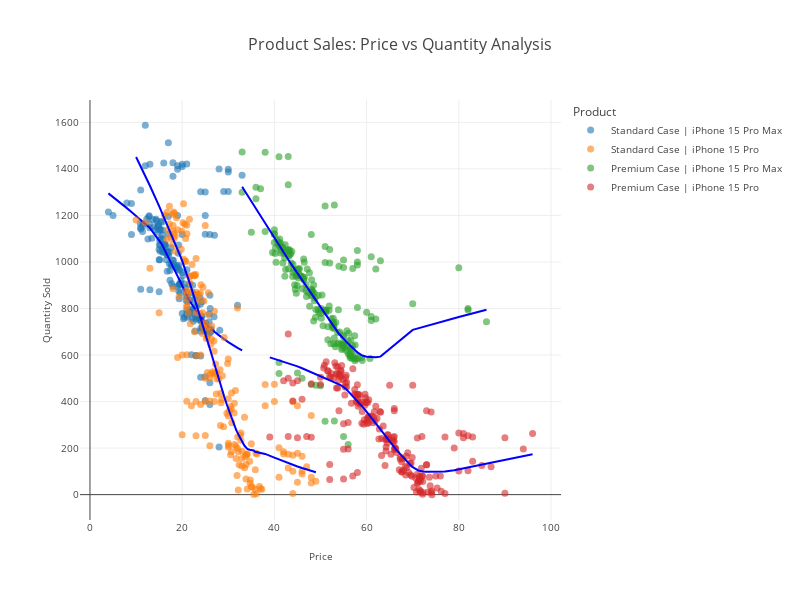

The cell this chart's notebook holds for it:
### Code cell
# Product Analysis
fig = px.scatter(
    data,
    x='price',
    y='quantity',
    color='product',
    opacity=0.6,
    trendline='lowess',
    trendline_color_override ='blue',
    template='none',
    title='Product Sales: Price vs Quantity Analysis',
    width=800,
    height=600,)\
.update_traces(
    marker=dict(size=7),
    hoverlabel=dict(font=dict(size=10)),
    )\
.update_layout(
    legend_title_text='Product',
    title_font=dict(size=16),
    legend_font=dict(size=10),
    )\
.update_xaxes(
    title_text='Price',
    title_font=dict(size=10),
    tickfont=dict(size=10),
    )\
.update_yaxes(
    title_text='Quantity Sold',
    title_font=dict(size=10),
    tickfont=dict(size=10),
)

fig.show()

### Figure 1 — Plotly figure (JSON) as saved in the notebook; plotly's stock layout.template omitted (floating-point values rounded to 4 significant figures; data arrays with more than 128 entries replaced by an {"elided": "..."} marker saying what was removed)
{"data": [{"hoverlabel": {"font": {"size": 10}}, "hovertemplate": "product=Standard Case | iPhone 15 Pro Max<br>price=%{x}<br>quantity=%{y}<extra></extra>", "legendgroup": "Standard Case | iPhone 15 Pro Max", "marker": {"color": "#1F77B4", "opacity": 0.6, "size": 7, "symbol": "circle"}, "mode": "markers", "name": "Standard Case | iPhone 15 Pro Max", "orientation": "v", "showlegend": true, "type": "scatter", "x": {"elided": "199 float values"}, "xaxis": "x", "y": {"elided": "199 float values"}, "yaxis": "y"}, {"hoverlabel": {"font": {"size": 10}}, "hovertemplate": "<b>LOWESS trendline</b><br><br>product=Standard Case | iPhone 15 Pro Max<br>price=%{x}<br>quantity=%{y} <b>(trend)</b><extra></extra>", "legendgroup": "Standard Case | iPhone 15 Pro Max", "line": {"color": "blue"}, "marker": {"color": "#1F77B4", "size": 7, "symbol": "circle"}, "mode": "lines", "name": "Standard Case | iPhone 15 Pro Max", "showlegend": false, "type": "scatter", "x": {"elided": "199 float values"}, "xaxis": "x", "y": {"elided": "199 float values"}, "yaxis": "y"}, {"hoverlabel": {"font": {"size": 10}}, "hovertemplate": "product=Standard Case | iPhone 15 Pro<br>price=%{x}<br>quantity=%{y}<extra></extra>", "legendgroup": "Standard Case | iPhone 15 Pro", "marker": {"color": "#FF7F0E", "opacity": 0.6, "size": 7, "symbol": "circle"}, "mode": "markers", "name": "Standard Case | iPhone 15 Pro", "orientation": "v", "showlegend": true, "type": "scatter", "x": {"elided": "202 float values"}, "xaxis": "x", "y": {"elided": "202 float values"}, "yaxis": "y"}, {"hoverlabel": {"font": {"size": 10}}, "hovertemplate": "<b>LOWESS trendline</b><br><br>product=Standard Case | iPhone 15 Pro<br>price=%{x}<br>quantity=%{y} <b>(trend)</b><extra></extra>", "legendgroup": "Standard Case | iPhone 15 Pro", "line": {"color": "blue"}, "marker": {"color": "#FF7F0E", "size": 7, "symbol": "circle"}, "mode": "lines", "name": "Standard Case | iPhone 15 Pro", "showlegend": false, "type": "scatter", "x": {"elided": "202 float values"}, "xaxis": "x", "y": {"elided": "202 float values"}, "yaxis": "y"}, {"hoverlabel": {"font": {"size": 10}}, "hovertemplate": "product=Premium Case | iPhone 15 Pro Max<br>price=%{x}<br>quantity=%{y}<extra></extra>", "legendgroup": "Premium Case | iPhone 15 Pro Max", "marker": {"color": "#2CA02C", "opacity": 0.6, "size": 7, "symbol": "circle"}, "mode": "markers", "name": "Premium Case | iPhone 15 Pro Max", "orientation": "v", "showlegend": true, "type": "scatter", "x": {"elided": "199 float values"}, "xaxis": "x", "y": {"elided": "199 float values"}, "yaxis": "y"}, {"hoverlabel": {"font": {"size": 10}}, "hovertemplate": "<b>LOWESS trendline</b><br><br>product=Premium Case | iPhone 15 Pro Max<br>price=%{x}<br>quantity=%{y} <b>(trend)</b><extra></extra>", "legendgroup": "Premium Case | iPhone 15 Pro Max", "line": {"color": "blue"}, "marker": {"color": "#2CA02C", "size": 7, "symbol": "circle"}, "mode": "lines", "name": "Premium Case | iPhone 15 Pro Max", "showlegend": false, "type": "scatter", "x": {"elided": "199 float values"}, "xaxis": "x", "y": {"elided": "199 float values"}, "yaxis": "y"}, {"hoverlabel": {"font": {"size": 10}}, "hovertemplate": "product=Premium Case | iPhone 15 Pro<br>price=%{x}<br>quantity=%{y}<extra></extra>", "legendgroup": "Premium Case | iPhone 15 Pro", "marker": {"color": "#D62728", "opacity": 0.6, "size": 7, "symbol": "circle"}, "mode": "markers", "name": "Premium Case | iPhone 15 Pro", "orientation": "v", "showlegend": true, "type": "scatter", "x": {"elided": "200 float values"}, "xaxis": "x", "y": {"elided": "200 float values"}, "yaxis": "y"}, {"hoverlabel": {"font": {"size": 10}}, "hovertemplate": "<b>LOWESS trendline</b><br><br>product=Premium Case | iPhone 15 Pro<br>price=%{x}<br>quantity=%{y} <b>(trend)</b><extra></extra>", "legendgroup": "Premium Case | iPhone 15 Pro", "line": {"color": "blue"}, "marker": {"color": "#D62728", "size": 7, "symbol": "circle"}, "mode": "lines", "name": "Premium Case | iPhone 15 Pro", "showlegend": false, "type": "scatter", "x": {"elided": "200 float values"}, "xaxis": "x", "y": {"elided": "200 float values"}, "yaxis": "y"}], "layout": {"height": 600, "legend": {"font": {"size": 10}, "title": {"text": "Product"}, "tracegroupgap": 0}, "title": {"font": {"size": 16}, "text": "Product Sales: Price vs Quantity Analysis"}, "width": 800, "xaxis": {"anchor": "y", "domain": [0, 1], "tickfont": {"size": 10}, "title": {"font": {"size": 10}, "text": "Price"}}, "yaxis": {"anchor": "x", "domain": [0, 1], "tickfont": {"size": 10}, "title": {"font": {"size": 10}, "text": "Quantity Sold"}}}}
